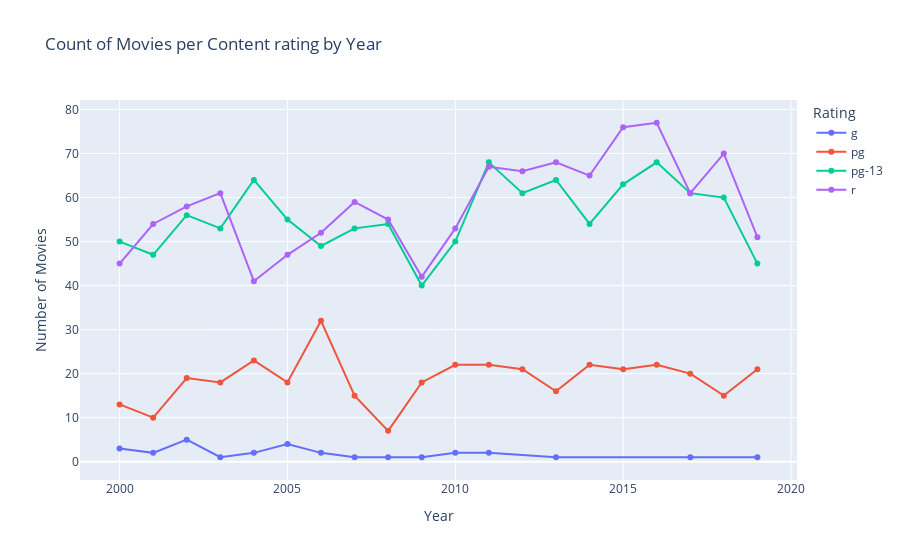

Here is the notebook cell this chart was saved with:
### Markdown cell above
### Evolution of ratings throughout the years

### Code cell
# Group by Year and Rating and count the number of movies
rating_counts_by_year = final_df.groupby(['Year', 'Rating']).size().reset_index(name='Count')

# Create a line plot
fig = px.line(
    rating_counts_by_year, 
    x='Year', 
    y='Count', 
    color='Rating', 
    markers=True,
    title="Count of Movies per Content rating by Year",
    labels={'Count': 'Number of Movies', 'Year': 'Year'}
)

# Show the plot
fig.show()

### Figure 1 — Plotly figure (JSON) as saved in the notebook; plotly's stock layout.template omitted (floating-point values rounded to 4 significant figures)
{"data": [{"hovertemplate": "Rating=g<br>Year=%{x}<br>Number of Movies=%{y}<extra></extra>", "legendgroup": "g", "line": {"color": "#636efa", "dash": "solid"}, "marker": {"symbol": "circle"}, "mode": "lines+markers", "name": "g", "orientation": "v", "showlegend": true, "type": "scatter", "x": [2000, 2001, 2002, 2003, 2004, 2005, 2006, 2007, 2008, 2009, 2010, 2011, 2013, 2017, 2019], "xaxis": "x", "y": [3, 2, 5, 1, 2, 4, 2, 1, 1, 1, 2, 2, 1, 1, 1], "yaxis": "y"}, {"hovertemplate": "Rating=pg<br>Year=%{x}<br>Number of Movies=%{y}<extra></extra>", "legendgroup": "pg", "line": {"color": "#EF553B", "dash": "solid"}, "marker": {"symbol": "circle"}, "mode": "lines+markers", "name": "pg", "orientation": "v", "showlegend": true, "type": "scatter", "x": [2000, 2001, 2002, 2003, 2004, 2005, 2006, 2007, 2008, 2009, 2010, 2011, 2012, 2013, 2014, 2015, 2016, 2017, 2018, 2019], "xaxis": "x", "y": [13, 10, 19, 18, 23, 18, 32, 15, 7, 18, 22, 22, 21, 16, 22, 21, 22, 20, 15, 21], "yaxis": "y"}, {"hovertemplate": "Rating=pg-13<br>Year=%{x}<br>Number of Movies=%{y}<extra></extra>", "legendgroup": "pg-13", "line": {"color": "#00cc96", "dash": "solid"}, "marker": {"symbol": "circle"}, "mode": "lines+markers", "name": "pg-13", "orientation": "v", "showlegend": true, "type": "scatter", "x": [2000, 2001, 2002, 2003, 2004, 2005, 2006, 2007, 2008, 2009, 2010, 2011, 2012, 2013, 2014, 2015, 2016, 2017, 2018, 2019], "xaxis": "x", "y": [50, 47, 56, 53, 64, 55, 49, 53, 54, 40, 50, 68, 61, 64, 54, 63, 68, 61, 60, 45], "yaxis": "y"}, {"hovertemplate": "Rating=r<br>Year=%{x}<br>Number of Movies=%{y}<extra></extra>", "legendgroup": "r", "line": {"color": "#ab63fa", "dash": "solid"}, "marker": {"symbol": "circle"}, "mode": "lines+markers", "name": "r", "orientation": "v", "showlegend": true, "type": "scatter", "x": [2000, 2001, 2002, 2003, 2004, 2005, 2006, 2007, 2008, 2009, 2010, 2011, 2012, 2013, 2014, 2015, 2016, 2017, 2018, 2019], "xaxis": "x", "y": [45, 54, 58, 61, 41, 47, 52, 59, 55, 42, 53, 67, 66, 68, 65, 76, 77, 61, 70, 51], "yaxis": "y"}], "layout": {"legend": {"title": {"text": "Rating"}, "tracegroupgap": 0}, "title": {"text": "Count of Movies per Content rating by Year"}, "xaxis": {"anchor": "y", "domain": [0, 1], "title": {"text": "Year"}}, "yaxis": {"anchor": "x", "domain": [0, 1], "title": {"text": "Number of Movies"}}}}
